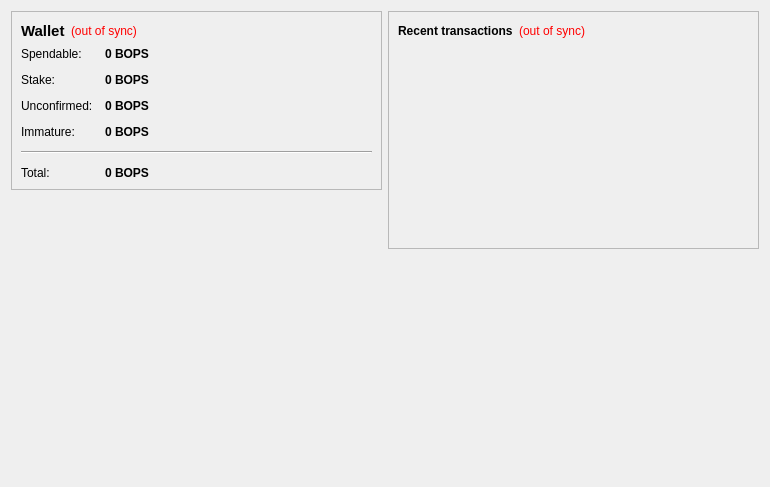
<?xml version="1.0" encoding="UTF-8"?>
<ui version="4.0">
 <class>OverviewPage</class>
 <widget class="QWidget" name="OverviewPage">
  <property name="geometry">
   <rect>
    <x>0</x>
    <y>0</y>
    <width>770</width>
    <height>487</height>
   </rect>
  </property>
  <property name="windowTitle">
   <string>Form</string>
  </property>
  <layout class="QHBoxLayout" name="horizontalLayout" stretch="1,1">
   <item>
    <layout class="QVBoxLayout" name="verticalLayout_2">
     <item>
      <widget class="QFrame" name="frame">
       <property name="frameShape">
        <enum>QFrame::StyledPanel</enum>
       </property>
       <property name="frameShadow">
        <enum>QFrame::Raised</enum>
       </property>
       <layout class="QVBoxLayout" name="verticalLayout_4">
        <item>
         <layout class="QHBoxLayout" name="horizontalLayout_4">
          <item>
           <widget class="QLabel" name="label_5">
            <property name="font">
             <font>
              <pointsize>11</pointsize>
              <weight>75</weight>
              <bold>true</bold>
             </font>
            </property>
            <property name="text">
             <string>Wallet</string>
            </property>
           </widget>
          </item>
          <item>
           <widget class="QLabel" name="labelWalletStatus">
            <property name="toolTip">
             <string>The displayed information may be out of date. Your wallet automatically synchronizes with the beonpush network after a connection is established, but this process has not completed yet.</string>
            </property>
            <property name="styleSheet">
             <string notr="true">QLabel { color: red; }</string>
            </property>
            <property name="text">
             <string notr="true">(out of sync)</string>
            </property>
            <property name="alignment">
             <set>Qt::AlignLeading|Qt::AlignLeft|Qt::AlignVCenter</set>
            </property>
           </widget>
          </item>
          <item>
           <spacer name="horizontalSpacer_2">
            <property name="orientation">
             <enum>Qt::Horizontal</enum>
            </property>
            <property name="sizeHint" stdset="0">
             <size>
              <width>40</width>
              <height>20</height>
             </size>
            </property>
           </spacer>
          </item>
         </layout>
        </item>
        <item>
         <layout class="QFormLayout" name="formLayout_2">
          <property name="fieldGrowthPolicy">
           <enum>QFormLayout::AllNonFixedFieldsGrow</enum>
          </property>
          <property name="horizontalSpacing">
           <number>12</number>
          </property>
          <property name="verticalSpacing">
           <number>12</number>
          </property>
          <item row="0" column="0">
           <widget class="QLabel" name="label">
            <property name="text">
             <string>Spendable:</string>
            </property>
           </widget>
          </item>
          <item row="0" column="1">
           <widget class="QLabel" name="labelBalance">
            <property name="font">
             <font>
              <weight>75</weight>
              <bold>true</bold>
             </font>
            </property>
            <property name="cursor">
             <cursorShape>IBeamCursor</cursorShape>
            </property>
            <property name="toolTip">
             <string>Your current spendable balance</string>
            </property>
            <property name="text">
             <string notr="true">0 BOPS</string>
            </property>
            <property name="textInteractionFlags">
             <set>Qt::LinksAccessibleByMouse|Qt::TextSelectableByKeyboard|Qt::TextSelectableByMouse</set>
            </property>
           </widget>
          </item>
          <item row="1" column="0">
           <widget class="QLabel" name="label_6">
            <property name="text">
             <string>Stake:</string>
            </property>
           </widget>
          </item>
          <item row="1" column="1">
           <widget class="QLabel" name="labelStake">
            <property name="font">
             <font>
              <weight>75</weight>
              <bold>true</bold>
             </font>
            </property>
            <property name="cursor">
             <cursorShape>IBeamCursor</cursorShape>
            </property>
            <property name="toolTip">
             <string>Total of coins that was staked, and do not yet count toward the current balance</string>
            </property>
            <property name="text">
             <string notr="true">0 BOPS</string>
            </property>
            <property name="textInteractionFlags">
             <set>Qt::LinksAccessibleByMouse|Qt::TextSelectableByKeyboard|Qt::TextSelectableByMouse</set>
            </property>
           </widget>
          </item>
          <item row="2" column="0">
           <widget class="QLabel" name="label_3">
            <property name="text">
             <string>Unconfirmed:</string>
            </property>
           </widget>
          </item>
          <item row="2" column="1">
           <widget class="QLabel" name="labelUnconfirmed">
            <property name="font">
             <font>
              <weight>75</weight>
              <bold>true</bold>
             </font>
            </property>
            <property name="cursor">
             <cursorShape>IBeamCursor</cursorShape>
            </property>
            <property name="toolTip">
             <string>Total of transactions that have yet to be confirmed, and do not yet count toward the current balance</string>
            </property>
            <property name="text">
             <string notr="true">0 BOPS</string>
            </property>
            <property name="textInteractionFlags">
             <set>Qt::LinksAccessibleByMouse|Qt::TextSelectableByKeyboard|Qt::TextSelectableByMouse</set>
            </property>
           </widget>
          </item>
          <item row="3" column="0">
           <widget class="QLabel" name="labelImmatureText">
            <property name="text">
             <string>Immature:</string>
            </property>
           </widget>
          </item>
          <item row="3" column="1">
           <widget class="QLabel" name="labelImmature">
            <property name="font">
             <font>
              <weight>75</weight>
              <bold>true</bold>
             </font>
            </property>
            <property name="toolTip">
             <string>Mined balance that has not yet matured</string>
            </property>
            <property name="text">
             <string notr="true">0 BOPS</string>
            </property>
            <property name="textInteractionFlags">
             <set>Qt::LinksAccessibleByMouse|Qt::TextSelectableByKeyboard|Qt::TextSelectableByMouse</set>
            </property>
           </widget>
          </item>
          <item row="4" column="0" colspan="2">
           <widget class="Line" name="line">
            <property name="orientation">
             <enum>Qt::Horizontal</enum>
            </property>
           </widget>
          </item>
          <item row="5" column="0">
           <widget class="QLabel" name="labelTotalText">
            <property name="text">
             <string>Total:</string>
            </property>
           </widget>
          </item>
          <item row="5" column="1">
           <widget class="QLabel" name="labelTotal">
            <property name="font">
             <font>
              <weight>75</weight>
              <bold>true</bold>
             </font>
            </property>
            <property name="cursor">
             <cursorShape>IBeamCursor</cursorShape>
            </property>
            <property name="toolTip">
             <string>Your current total balance</string>
            </property>
            <property name="text">
             <string notr="true">0 BOPS</string>
            </property>
            <property name="textInteractionFlags">
             <set>Qt::LinksAccessibleByMouse|Qt::TextSelectableByKeyboard|Qt::TextSelectableByMouse</set>
            </property>
           </widget>
          </item>
         </layout>
        </item>
       </layout>
      </widget>
     </item>
     <item>
      <spacer name="verticalSpacer">
       <property name="orientation">
        <enum>Qt::Vertical</enum>
       </property>
       <property name="sizeHint" stdset="0">
        <size>
         <width>20</width>
         <height>40</height>
        </size>
       </property>
      </spacer>
     </item>
     <item>
      <widget class="QLabel" name="label_2">
       <property name="autoFillBackground">
        <bool>true</bool>
       </property>
       <property name="text">
        <string/>
       </property>
       <property name="pixmap">
        <pixmap>:/icons/drmbg</pixmap>
       </property>
       <property name="scaledContents">
        <bool>false</bool>
       </property>
       <property name="margin">
        <number>0</number>
       </property>
      </widget>
     </item>
    </layout>
   </item>
   <item>
    <layout class="QVBoxLayout" name="verticalLayout_3">
     <item>
      <widget class="QFrame" name="frame_2">
       <property name="frameShape">
        <enum>QFrame::StyledPanel</enum>
       </property>
       <property name="frameShadow">
        <enum>QFrame::Raised</enum>
       </property>
       <layout class="QVBoxLayout" name="verticalLayout">
        <item>
         <layout class="QHBoxLayout" name="horizontalLayout_2">
          <item>
           <widget class="QLabel" name="label_4">
            <property name="text">
             <string>&lt;b&gt;Recent transactions&lt;/b&gt;</string>
            </property>
           </widget>
          </item>
          <item>
           <widget class="QLabel" name="labelTransactionsStatus">
            <property name="toolTip">
             <string>The displayed information may be out of date. Your wallet automatically synchronizes with the beonpush network after a connection is established, but this process has not completed yet.</string>
            </property>
            <property name="styleSheet">
             <string notr="true">QLabel { color: red; }</string>
            </property>
            <property name="text">
             <string notr="true">(out of sync)</string>
            </property>
            <property name="alignment">
             <set>Qt::AlignRight|Qt::AlignTrailing|Qt::AlignVCenter</set>
            </property>
           </widget>
          </item>
          <item>
           <spacer name="horizontalSpacer">
            <property name="orientation">
             <enum>Qt::Horizontal</enum>
            </property>
            <property name="sizeHint" stdset="0">
             <size>
              <width>40</width>
              <height>20</height>
             </size>
            </property>
           </spacer>
          </item>
         </layout>
        </item>
        <item>
         <widget class="QListView" name="listTransactions">
          <property name="styleSheet">
           <string notr="true">QListView { background: transparent; }</string>
          </property>
          <property name="frameShape">
           <enum>QFrame::NoFrame</enum>
          </property>
          <property name="verticalScrollBarPolicy">
           <enum>Qt::ScrollBarAlwaysOff</enum>
          </property>
          <property name="horizontalScrollBarPolicy">
           <enum>Qt::ScrollBarAlwaysOff</enum>
          </property>
          <property name="selectionMode">
           <enum>QAbstractItemView::NoSelection</enum>
          </property>
         </widget>
        </item>
       </layout>
      </widget>
     </item>
     <item>
      <spacer name="verticalSpacer_2">
       <property name="orientation">
        <enum>Qt::Vertical</enum>
       </property>
       <property name="sizeHint" stdset="0">
        <size>
         <width>20</width>
         <height>40</height>
        </size>
       </property>
      </spacer>
     </item>
    </layout>
   </item>
  </layout>
 </widget>
 <resources/>
 <connections/>
</ui>
